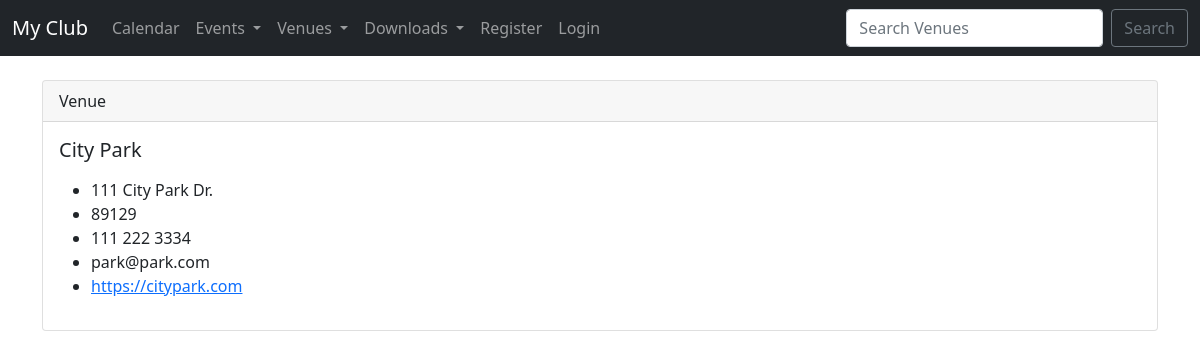
Page /show_venue/1 on the committed database.
### events/models.py (models this page shows)
class Venue(models.Model):
	name = models.CharField('Venue Name', max_length=120)
	address = models.CharField(max_length=300)
	zip_code = models.CharField('Zip Code', max_length=15)
	phone = models.CharField('Contact Phone', max_length=25, blank=True)
	web = models.URLField('Website Address', blank=True)
	email_address = models.EmailField('Email Address', blank=True)
	def __str__(self):
		return self.name

### events/views.py (the view)
# urls.py: path('show_venue/<venue_id>', views.show_venue, name='show-venue'),
def show_venue(request, venue_id):
	venue = Venue.objects.get(pk=venue_id)
	return render(request, 'events/show_venue.html',
		{'venue': venue})

### events/templates/events/show_venue.html (shortened to what this page needs)
{% extends 'events/base.html' %}
{% block content %}
<div class="card">
  <div class="card-header">
    Venue
  </div>
  <div class="card-body">
    <h5 class="card-title">{{ venue }}</h5>
    <p class="card-text">
    	<ul>
	<li>{{ venue.address }}</li>
	<li>{{ venue.zip_code }}</li>
	<li>{{ venue.phone }}</li>
	<li>{{ venue.email_address }}</li>
	<li><a href="{{ venue.web }}">{{ venue.web }}</a></li>
	</ul>
    </p>
  </div>
</div>
{% endblock %}

### rows in the picture
Venue: name "City Park", address "111 City Park Dr.", zip_code "89129", phone "111 222 3334", email_address "park@park.com", web "https://citypark.com"
